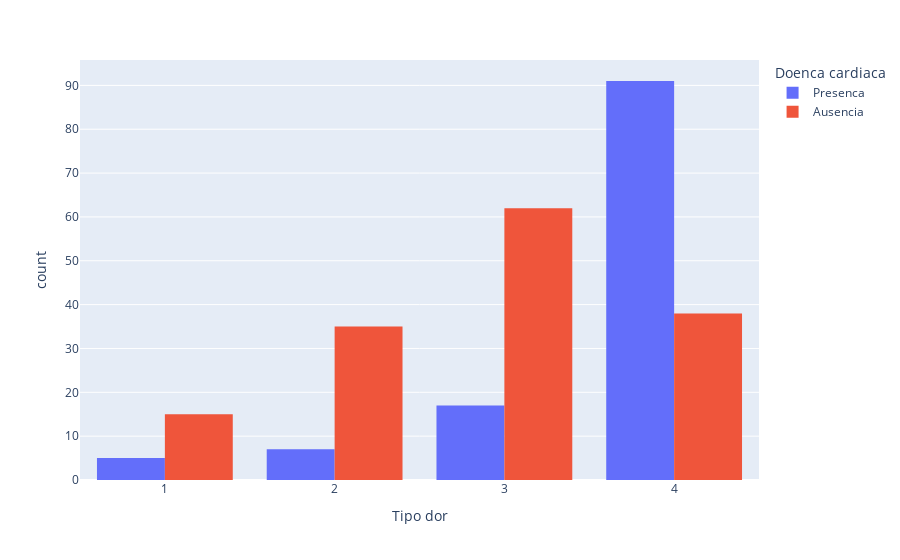

Here is the notebook cell this chart was saved with:
### Markdown cell above
O gráfico de barras apresenta a distribuição de pacientes com e sem doença cardíaca em relação ao sexo. Vamos analisar os insights que podemos extrair:

**Observações:**

* **Homens (representados por "1" no eixo X) compõem a maioria, tanto na categoria de pacientes com doença cardíaca quanto na categoria sem doença cardíaca.** Isso fica evidente pelas barras azuis (presença da doença) e laranja (ausência da doença) serem ambas maiores para o sexo masculino.
* **A proporção de homens parece ser maior no grupo de pacientes com doença cardíaca em comparação ao grupo sem a doença.** Visualmente, a barra azul para "1" é levemente maior que a barra laranja para "1".

**Possíveis Interpretações:**

* **Fator de Risco:** A predominância de homens com doença cardíaca sugere que o sexo masculino pode ser um fator de risco para a doença, pelo menos dentro do contexto desta amostra de dados. 
* **Viés na Coleta:** É importante considerar se a amostra de dados é representativa da população em geral. Se houver um viés na coleta de dados, favorecendo a participação de homens, a conclusão sobre o sexo masculino ser um fator de risco pode ser equivocada.

**Conclusão:**

O gráfico sugere uma possível associação entre sexo masculino e maior prevalência de doença cardíaca. No entanto, análises adicionais são necessárias para confirmar essa relação e descartar a influência de vieses na amostra.

### Code cell
px.histogram(df, x='Tipo dor', color='Doenca cardiaca', barmode='group')

### Figure 1 — Plotly figure (JSON) as saved in the notebook; plotly's stock layout.template omitted (floating-point values rounded to 4 significant figures; data arrays with more than 128 entries replaced by an {"elided": "..."} marker saying what was removed)
{"data": [{"alignmentgroup": "True", "bingroup": "x", "hovertemplate": "Doenca cardiaca=Presenca<br>Tipo dor=%{x}<br>count=%{y}<extra></extra>", "legendgroup": "Presenca", "marker": {"color": "#636efa", "pattern": {"shape": ""}}, "name": "Presenca", "offsetgroup": "Presenca", "orientation": "v", "showlegend": true, "type": "histogram", "x": [4, 2, 3, 4, 4, 4, 1, 4, 4, 4, 3, 3, 4, 4, 4, 4, 1, 4, 3, 3, 4, 2, 4, 4, 4, 4, 2, 4, 4, 2, 3, 4, 4, 4, 4, 4, 4, 4, 4, 4, 4, 4, 4, 4, 4, 4, 4, 4, 4, 4, 4, 4, 4, 4, 3, 4, 4, 4, 4, 4, 4, 4, 4, 4, 3, 2, 4, 4, 4, 3, 4, 4, 1, 4, 4, 1, 3, 4, 4, 4, 3, 4, 4, 4, 4, 3, 4, 4, 4, 4, 4, 4, 4, 3, 1, 4, 4, 4, 4, 3, 4, 4, 4, 4, 4, 4, 3, 4, 4, 4, 3, 4, 4, 4, 4, 3, 4, 2, 2, 4], "xaxis": "x", "yaxis": "y"}, {"alignmentgroup": "True", "bingroup": "x", "hovertemplate": "Doenca cardiaca=Ausencia<br>Tipo dor=%{x}<br>count=%{y}<extra></extra>", "legendgroup": "Ausencia", "marker": {"color": "#EF553B", "pattern": {"shape": ""}}, "name": "Ausencia", "offsetgroup": "Ausencia", "orientation": "v", "showlegend": true, "type": "histogram", "x": {"elided": "150 int values"}, "xaxis": "x", "yaxis": "y"}], "layout": {"barmode": "group", "legend": {"title": {"text": "Doenca cardiaca"}, "tracegroupgap": 0}, "margin": {"t": 60}, "xaxis": {"anchor": "y", "domain": [0, 1], "title": {"text": "Tipo dor"}}, "yaxis": {"anchor": "x", "domain": [0, 1], "title": {"text": "count"}}}}
